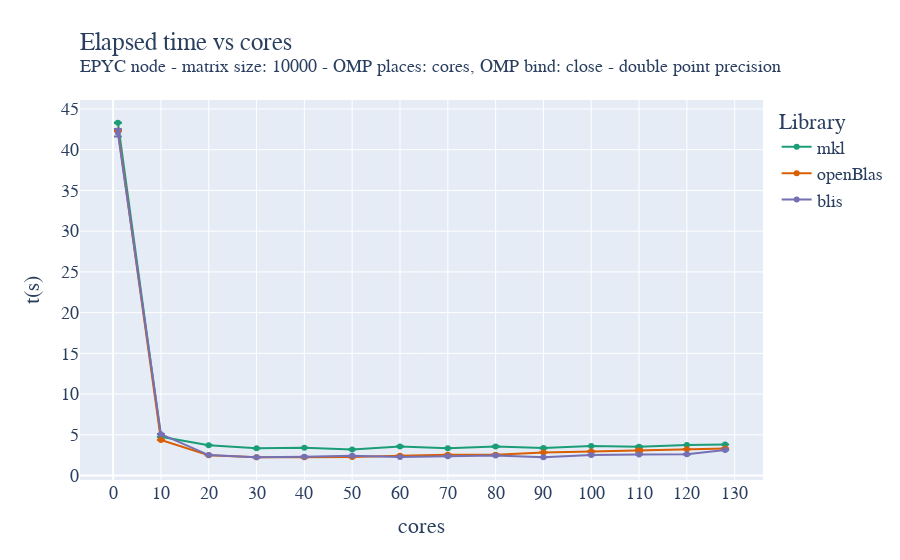

This figure's notebook cell:
### Code cell
fig = go.Figure()

fig.add_trace(go.Scatter(x=mkl_double_avg["cores"]["mean"], y=mkl_double_avg["time"]["mean"], name='mkl',
                         error_y=dict(
                             type="data",
                             array=mkl_double_avg["time"]["std"],
                             visible=True)))
fig.add_trace(go.Scatter(x=oblas_double_avg["cores"]["mean"], y=oblas_double_avg["time"]["mean"], name='openBlas',
                         error_y=dict(
                             type="data",
                             array=oblas_double_avg["time"]["std"],
                             visible=True)))
fig.add_trace(go.Scatter(x=blis_double_avg["cores"]["mean"], y=blis_double_avg["time"]["mean"], name='blis',
                         error_y=dict(
                             type="data",
                             array=blis_double_avg["time"]["std"],
                             visible=True)))

fig.update_layout(
    title=go.layout.Title(
        text="Elapsed time vs cores<br><sup>EPYC node - matrix size: 10000 - OMP places: cores, OMP bind: close - double point precision</sup>",
        xref="paper",
        x=0,
    ),
    xaxis_title="cores",
    xaxis = dict(
        tickmode = 'linear',
        tick0 = '0',
        dtick = '10'
    ),
    yaxis_title="t(s)",
    legend_title="Library",
    font=dict(
        family="Courier New, monospace",
        size=18,
    ),
    colorway=["#1b9e77","#d95f02", "#7570b3"]
)
fig.show()
fig.write_image("/home/andres/hpc/Foundations_of_HPC_2022/Assignment/my_assignment/report/images/fixed_size_epyc_double_time_close.pdf", height=500, width=1000)

### Figure 1 — Plotly figure (JSON) as saved in the notebook; plotly's stock layout.template omitted (floating-point values rounded to 4 significant figures)
{"data": [{"error_y": {"array": [0.02743, 0.007353, 0.01347, 0.01096, 0.007631, 0.01185, 0.02954, 0.02241, 0.02188, 0.04304, 0.01093, 0.05644, 0.007115, 0.007526], "type": "data", "visible": true}, "name": "mkl", "type": "scatter", "x": [1, 10, 20, 30, 40, 50, 60, 70, 80, 90, 100, 110, 120, 128], "y": [43.31, 4.75, 3.728, 3.333, 3.408, 3.208, 3.577, 3.362, 3.559, 3.367, 3.624, 3.527, 3.745, 3.813]}, {"error_y": {"array": [0.08865, 0.005252, 0.004143, 0.03756, 0.01783, 0.02845, 0.03385, 0.04575, 0.04998, 0.01902, 0.03403, 0.1523, 0.02022, 0.02056], "type": "data", "visible": true}, "name": "openBlas", "type": "scatter", "x": [1, 10, 20, 30, 40, 50, 60, 70, 80, 90, 100, 110, 120, 128], "y": [42.37, 4.374, 2.483, 2.251, 2.242, 2.281, 2.438, 2.543, 2.551, 2.839, 2.955, 3.077, 3.24, 3.315]}, {"error_y": {"array": [0.4649, 0.02063, 0.02364, 0.0212, 0.02179, 0.02307, 0.02122, 0.02924, 0.006985, 0.007425, 0.03317, 0.01664, 0.03602, 0.03142], "type": "data", "visible": true}, "name": "blis", "type": "scatter", "x": [1, 10, 20, 30, 40, 50, 60, 70, 80, 90, 100, 110, 120, 128], "y": [42.07, 5.08, 2.51, 2.253, 2.314, 2.412, 2.281, 2.371, 2.446, 2.254, 2.512, 2.586, 2.602, 3.138]}], "layout": {"colorway": ["#1b9e77", "#d95f02", "#7570b3"], "font": {"family": "Courier New, monospace", "size": 18}, "legend": {"title": {"text": "Library"}}, "title": {"text": "Elapsed time vs cores<br><sup>EPYC node - matrix size: 10000 - OMP places: cores, OMP bind: close - double point precision</sup>", "x": 0, "xref": "paper"}, "xaxis": {"dtick": "10", "tick0": "0", "tickmode": "linear", "title": {"text": "cores"}}, "yaxis": {"title": {"text": "t(s)"}}}}
